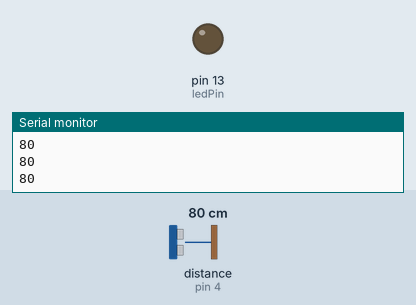
A sketch run on a simulated Arduino Uno, built with avr-gcc and run on an emulated ATmega328P. Parts: output pins drawn as LEDs (lit = HIGH), the last lines printed to the serial monitor. Wiring (inferred from the names in the program): ultrasonic range finder: trigger pin 2; echo pin 4. Inputs (shaded band) come from the test bench; at power-on: distance to the obstacle (sensor on pin 4) 80 cm. The echo pulse lasts 58.3 µs per cm; pins used as bus, display or sensor lines are not drawn.

Above: at 1.2 s.
1.3 s: distance to the obstacle (sensor on pin 4) set to 34 cm
2.8 s: distance to the obstacle (sensor on pin 4) set to 28 cm
At 4.0 s:
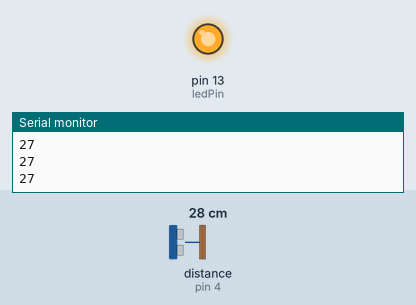
4.3 s: distance to the obstacle (sensor on pin 4) set to 35 cm
At 5.2 s:
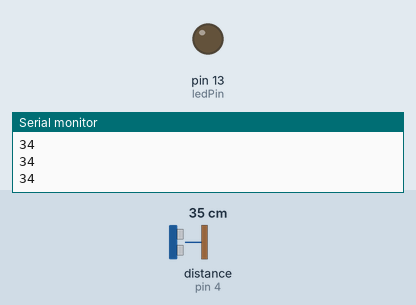
5.8 s: distance to the obstacle (sensor on pin 4) set to 2 cm
At 6.6 s:
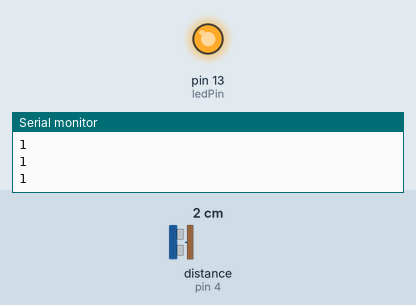
Timing chart, 0 to 8.3 s (numbered marks = the images above; inputs shaded):
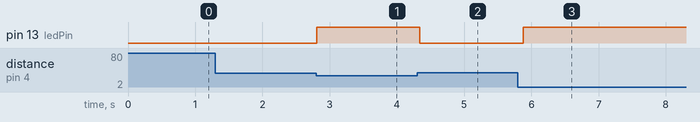

The sketch:

sketch_may09a.ino
```cpp
const int Trig = 2;
const int Echo = 4;
const int ledPin = 13;  // 13 – если будете использовать встроенный в Arduino светодиод

void setup()
{
pinMode(Trig, OUTPUT);
pinMode(Echo, INPUT);
pinMode(ledPin, OUTPUT);

Serial.begin(9600);
}

unsigned int time_us=0;

unsigned int distance_sm=0;

void loop()
{
digitalWrite(Trig, HIGH); // Подаем сигнал на выход микроконтроллера
delayMicroseconds(10); // Удерживаем 10 микросекунд
digitalWrite(Trig, LOW); // Затем убираем
time_us=pulseIn(Echo, HIGH); // Замеряем длину импульса
distance_sm=time_us/58; // Пересчитываем в сантиметры
Serial.println(distance_sm); // Выводим на порт

if (distance_sm<30) // Если расстояние менее 50 сантиметром
{
   digitalWrite(ledPin, 1); // Зажигаем светодиод
}
else
{
   digitalWrite(ledPin, 0); // иначе тушим
}

delay(100);
}
```

Measured:
- the behaviour switches between 31 and 30 cm on distance to the obstacle (sensor on pin 4) (found by bisection; images 0 and 1)
- after the input at 2.8 s, pin 13 (ledPin): LOW → HIGH at once
- after the input at 4.3 s, pin 13 (ledPin): HIGH → LOW at once
- after the input at 5.8 s, pin 13 (ledPin): LOW → HIGH after 0.08 s
